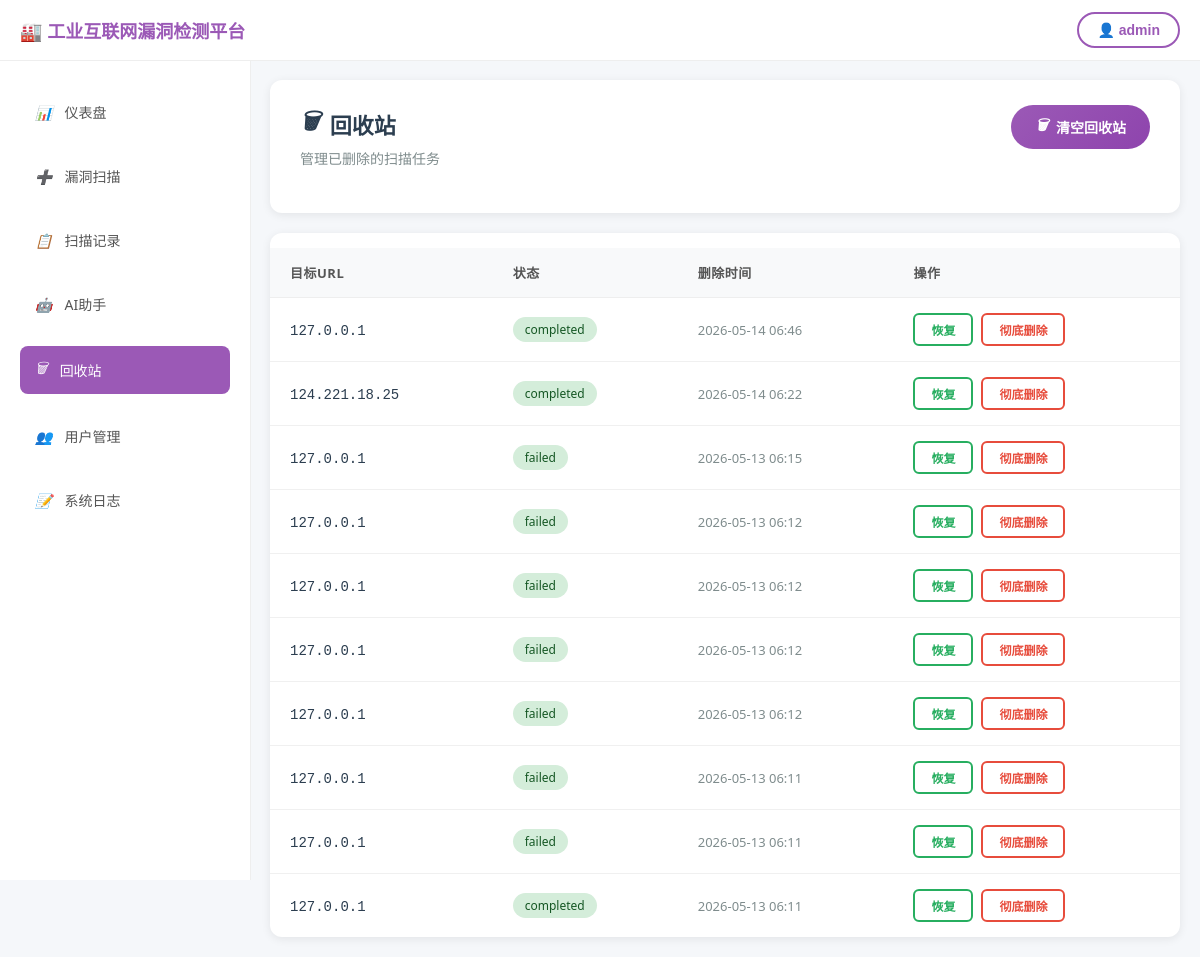
The page /recycle (signed in) on the database its author committed.
### models.py (models this page shows, shortened)
class ScanTask(db.Model):
    __tablename__ = 'scan_tasks'
    id = db.Column(db.Integer, primary_key=True)
    user_id = db.Column(db.Integer, db.ForeignKey('users.id'), nullable=False, comment='用户ID')
    target_ip = db.Column(db.String(255), nullable=False, comment='目标IP/域名')
    ports_config = db.Column(db.String(500), default='1-1000', comment='端口配置')
    status = db.Column(db.String(20), default='pending', comment='状态: pending/running/completed/failed')
    protocol = db.Column(db.String(10), default='tcp', comment='协议: tcp/udp')
    web_scan = db.Column(db.Boolean, default=False, comment='是否启用Web漏洞扫描')
    vuln_type = db.Column(db.String(20), default='protocol', comment='漏洞类型: protocol/system/application')
    result_json = db.Column(db.Text, comment='扫描结果JSON')
    ai_summary = db.Column(db.Text, comment='AI生成的摘要')
    pdf_path = db.Column(db.String(500), comment='PDF报告路径')
    created_at = db.Column(db.DateTime, default=datetime.utcnow, comment='创建时间')
    completed_at = db.Column(db.DateTime, comment='完成时间')
    is_deleted = db.Column(db.Boolean, default=False, comment='是否已删除(回收站)')
    deleted_at = db.Column(db.DateTime, comment='删除时间')
    vulnerabilities = db.relationship('Vulnerability', backref='task', lazy='dynamic', cascade='all, delete-orphan')

### app.py (the view)
@app.route('/recycle')
@login_required
def recycle_bin():
    user_id = session['user_id']
    is_admin = session.get('role') == 'admin'
    page = request.args.get('page', 1, type=int)
    search_query = request.args.get('search', '').strip()
    if is_admin:
        query = ScanTask.query.filter_by(is_deleted=True)
    else:
        query = ScanTask.query.filter_by(user_id=user_id, is_deleted=True)
    if search_query:
        query = query.filter(ScanTask.target_ip.like(f'%{search_query}%'))
    pagination = query.order_by(ScanTask.deleted_at.desc()).paginate(page=page, per_page=10)
    return render_template('user/recycle.html', pagination=pagination, search_query=search_query)

### app.py (called while the page is built)
def login_required(f):
    @wraps(f)
    def decorated_function(*args, **kwargs):
        if 'user_id' not in session:
            flash('请先登录', 'warning')
            return redirect(url_for('login'))
        return f(*args, **kwargs)
    return decorated_function

### templates/user/recycle.html (shortened to what this page needs)
{% extends "base.html" %}
{% block content %}
<div class="page-header">
    <div class="header-content">
        <div class="title-section">
            <h1><i>🗑</i>回收站</h1>
            <p>管理已删除的扫描任务</p>
        </div>
        {% if pagination.items %}
        <button class="btn-empty" onclick="alert('清空回收站功能即将开放')">
            <i>🗑</i> 清空回收站
        </button>
        {% endif %}
    </div>
</div>
<div class="recycle-card">
    {% if pagination.items %}
    <table class="recycle-table">
        <tr>
            <th>目标URL</th>
            <th>状态</th>
            <th>删除时间</th>
            <th>操作</th>
        </tr>
        {% for task in pagination.items %}
        <tr>
            <td><span class="target-url">{{ task.target_ip }}</span></td>
            <td><span class="status-badge">{{ task.status }}</span></td>
            <td><span class="delete-time">{{ task.deleted_at.strftime('%Y-%m-%d %H:%M') if task.deleted_at else '-' }}</span></td>
            <td>
                <div class="task-actions">
                    <form method="POST" action="{{ url_for('restore_task', task_id=task.id) }}" style="display: inline;">
                        <button type="submit" class="btn-restore">恢复</button>
                    </form>
                    <button class="btn-permanent-delete" onclick="confirmPermanentDelete({{ task.id }}, '{{ task.target_ip }}')">彻底删除</button>
                </div>
            </td>
        </tr>
        {% endfor %}
    </table>
    {% else %}
    <div class="empty-state">
        <h3>回收站为空</h3>
        <p>没有已删除的任务</p>
        <button style="margin-top: 15px; padding: 10px 20px; background: #9b59b6; color: white; border: none; border-radius: 6px; cursor: pointer;" onclick="location.href='{{ url_for('tasks') }}'">返回任务列表</button>
    </div>
    {% endif %}
</div>
{% endblock %}

### templates/base.html (style rules this page uses)
body { font-family: 'Segoe UI', Tahoma, Geneva, Verdana, sans-serif; margin: 0; padding: 0; background-color: #f5f7fa; }
.page-header { margin-bottom: 20px; }
.page-header h1 { margin: 0; color: #2c3e50; font-size: 24px; display: flex; align-items: center; gap: 10px; }
.page-header p { margin: 5px 0 0 0; color: #7f8c8d; font-size: 14px; }
table { width: 100%; border-collapse: collapse; margin-top: 15px; }
table th, table td { padding: 12px; text-align: left; border-bottom: 1px solid #eee; }
table th { background-color: #f8f9fa; font-weight: 600; color: #2c3e50; }

### templates/user/recycle.html (style rules this page uses)
.page-header { background: white; border-radius: 12px; box-shadow: 0 2px 10px rgba(0,0,0,0.08); padding: 25px 30px; margin-bottom: 20px; }
.page-header .header-content { display: flex; justify-content: space-between; align-items: flex-start; margin-bottom: 20px; }
.page-header .title-section h1 { margin: 0; font-size: 22px; font-weight: 600; color: #2c3e50; display: flex; align-items: center; gap: 10px; }
.page-header .title-section p { margin: 5px 0 0; font-size: 14px; color: #7f8c8d; }
.page-header .btn-empty { background: linear-gradient(135deg, #9b59b6 0%, #8e44ad 100%); color: white; border: none; padding: 10px 24px; border-radius: 30px; font-size: 14px; font-weight: 600; cursor: pointer; display: flex; align-items: center; gap: 8px; transition: all 0.3s; text-decoration: none; }
.recycle-card { background: white; border-radius: 12px; box-shadow: 0 2px 10px rgba(0,0,0,0.08); overflow: hidden; }
.recycle-table { width: 100%; border-collapse: collapse; }
.recycle-table th { padding: 15px 20px; text-align: left; background: #f8f9fa; font-size: 13px; font-weight: 600; color: #555; text-transform: uppercase; letter-spacing: 0.5px; }
.recycle-table td { padding: 15px 20px; border-bottom: 1px solid #f0f0f0; font-size: 14px; color: #333; }
.recycle-table tr:last-child td { border-bottom: none; }
.target-url { color: #2c3e50; font-family: monospace; word-break: break-all; }
.status-badge { display: inline-block; padding: 4px 12px; border-radius: 20px; font-size: 12px; font-weight: 500; background: #d4edda; color: #155724; }
.delete-time { color: #7f8c8d; font-size: 13px; }
.task-actions { display: flex; gap: 8px; }
.btn-restore { padding: 6px 16px; border: 2px solid #27ae60; border-radius: 6px; background: white; color: #27ae60; cursor: pointer; font-size: 12px; font-weight: 600; transition: all 0.3s; }
.btn-permanent-delete { padding: 6px 16px; border: 2px solid #e74c3c; border-radius: 6px; background: white; color: #e74c3c; cursor: pointer; font-size: 12px; font-weight: 600; transition: all 0.3s; }

### rows shown on the page
ScanTask: target_ip "127.0.0.1", status "completed", deleted_at "2026-05-14 06:46"
ScanTask: target_ip "124.221.18.25", status "completed", deleted_at "2026-05-14 06:22"
ScanTask: target_ip "127.0.0.1", status "failed", deleted_at "2026-05-13 06:15"
ScanTask: target_ip "127.0.0.1", status "failed", deleted_at "2026-05-13 06:12"
ScanTask: target_ip "127.0.0.1", status "failed", deleted_at "2026-05-13 06:12"
ScanTask: target_ip "127.0.0.1", status "failed", deleted_at "2026-05-13 06:12"
ScanTask: target_ip "127.0.0.1", status "failed", deleted_at "2026-05-13 06:12"
ScanTask: target_ip "127.0.0.1", status "failed", deleted_at "2026-05-13 06:11"
ScanTask: target_ip "127.0.0.1", status "failed", deleted_at "2026-05-13 06:11"
ScanTask: target_ip "127.0.0.1", status "completed", deleted_at "2026-05-13 06:11"

### other values the page prints
{{ session.get('username', '用户') }} "admin"
